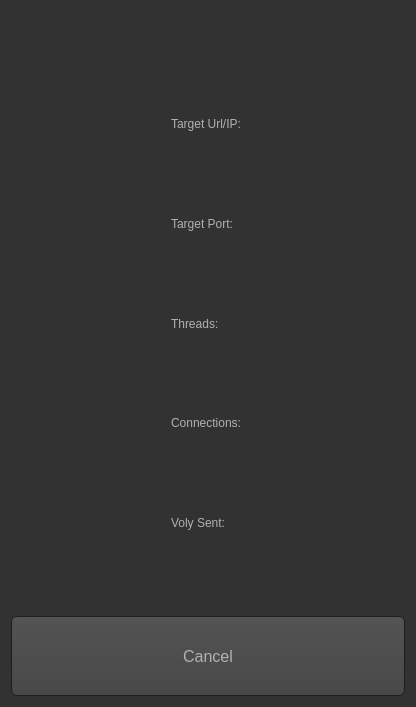
<?xml version="1.0" encoding="UTF-8"?>
<ui version="4.0">
 <class>Attack</class>
 <widget class="QDialog" name="Attack">
  <property name="geometry">
   <rect>
    <x>0</x>
    <y>0</y>
    <width>416</width>
    <height>707</height>
   </rect>
  </property>
  <property name="windowTitle">
   <string>Attack</string>
  </property>
  <property name="windowIcon">
   <iconset resource="res.qrc">
    <normaloff>:/kali.png</normaloff>:/kali.png</iconset>
  </property>
  <property name="styleSheet">
   <string notr="true">QToolTip
{
     border: 1px solid black;
     background-color: #ffa02f;
     padding: 1px;
     border-radius: 3px;
     opacity: 100;
}

QWidget
{
    color: #b1b1b1;
    background-color: #323232;
}

QWidget:item:hover
{
    background-color: QLinearGradient( x1: 0, y1: 0, x2: 0, y2: 1, stop: 0 #ffa02f, stop: 1 #ca0619);
    color: #000000;
}

QWidget:item:selected
{
    background-color: QLinearGradient( x1: 0, y1: 0, x2: 0, y2: 1, stop: 0 #ffa02f, stop: 1 #d7801a);
}

QMenuBar::item
{
    background: transparent;
}

QMenuBar::item:selected
{
    background: transparent;
    border: 1px solid #ffaa00;
}

QMenuBar::item:pressed
{
    background: #444;
    border: 1px solid #000;
    background-color: QLinearGradient(
        x1:0, y1:0,
        x2:0, y2:1,
        stop:1 #212121,
        stop:0.4 #343434/*,
        stop:0.2 #343434,
        stop:0.1 #ffaa00*/
    );
    margin-bottom:-1px;
    padding-bottom:1px;
}

QMenu
{
    border: 1px solid #000;
}

QMenu::item
{
    padding: 2px 20px 2px 20px;
}

QMenu::item:selected
{
    color: #000000;
}

QWidget:disabled
{
    color: #404040;
    background-color: #323232;
}

QAbstractItemView
{
    background-color: QLinearGradient( x1: 0, y1: 0, x2: 0, y2: 1, stop: 0 #4d4d4d, stop: 0.1 #646464, stop: 1 #5d5d5d);
}

QWidget:focus
{
    /*border: 2px solid QLinearGradient( x1: 0, y1: 0, x2: 0, y2: 1, stop: 0 #ffa02f, stop: 1 #d7801a);*/
}

QLineEdit
{
    background-color: QLinearGradient( x1: 0, y1: 0, x2: 0, y2: 1, stop: 0 #4d4d4d, stop: 0 #646464, stop: 1 #5d5d5d);
    padding: 1px;
    border-style: solid;
    border: 1px solid #1e1e1e;
    border-radius: 5;
}


QSpinBox
{
    background-color: QLinearGradient( x1: 0, y1: 0, x2: 0, y2: 1, stop: 0 #4d4d4d, stop: 0 #646464, stop: 1 #5d5d5d);
    padding: 1px;
    border-style: solid;
    border: 1px solid #1e1e1e;
    border-radius: 5;
}

QPushButton
{
    color: #b1b1b1;
    background-color: QLinearGradient( x1: 0, y1: 0, x2: 0, y2: 1, stop: 0 #565656, stop: 0.1 #525252, stop: 0.5 #4e4e4e, stop: 0.9 #4a4a4a, stop: 1 #464646);
    border-width: 1px;
    border-color: #1e1e1e;
    border-style: solid;
    border-radius: 6;
    padding: 3px;
    /*font-size: 12px;*/
    padding-left: 5px;
    padding-right: 5px;
}

QPushButton:pressed
{
    background-color: QLinearGradient( x1: 0, y1: 0, x2: 0, y2: 1, stop: 0 #2d2d2d, stop: 0.1 #2b2b2b, stop: 0.5 #292929, stop: 0.9 #282828, stop: 1 #252525);
}

QComboBox
{
    selection-background-color: #ffaa00;
    background-color: QLinearGradient( x1: 0, y1: 0, x2: 0, y2: 1, stop: 0 #565656, stop: 0.1 #525252, stop: 0.5 #4e4e4e, stop: 0.9 #4a4a4a, stop: 1 #464646);
    border-style: solid;
    border: 1px solid #1e1e1e;
    border-radius: 5;
}

QComboBox:hover,QPushButton:hover
{
    border: 2px solid QLinearGradient( x1: 0, y1: 0, x2: 0, y2: 1, stop: 0 #ffa02f, stop: 1 #d7801a);
}


QComboBox:on
{
    padding-top: 3px;
    padding-left: 4px;
    background-color: QLinearGradient( x1: 0, y1: 0, x2: 0, y2: 1, stop: 0 #2d2d2d, stop: 0.1 #2b2b2b, stop: 0.5 #292929, stop: 0.9 #282828, stop: 1 #252525);
    selection-background-color: #ffaa00;
}

QComboBox QAbstractItemView
{
    border: 2px solid darkgray;
    selection-background-color: QLinearGradient( x1: 0, y1: 0, x2: 0, y2: 1, stop: 0 #ffa02f, stop: 1 #d7801a);
}

QComboBox::drop-down
{
     subcontrol-origin: padding;
     subcontrol-position: top right;
     width: 15px;

     border-left-width: 0px;
     border-left-color: darkgray;
     border-left-style: solid; /* just a single line */
     border-top-right-radius: 3px; /* same radius as the QComboBox */
     border-bottom-right-radius: 3px;
 }

QComboBox::down-arrow
{
     image: url(:/down_arrow.png);
}

QGroupBox:focus
{
border: 2px solid QLinearGradient( x1: 0, y1: 0, x2: 0, y2: 1, stop: 0 #ffa02f, stop: 1 #d7801a);
}

QTextEdit:focus
{
    border: 2px solid QLinearGradient( x1: 0, y1: 0, x2: 0, y2: 1, stop: 0 #ffa02f, stop: 1 #d7801a);
}

QScrollBar:horizontal {
     border: 1px solid #222222;
     background: QLinearGradient( x1: 0, y1: 0, x2: 0, y2: 1, stop: 0.0 #121212, stop: 0.2 #282828, stop: 1 #484848);
     height: 7px;
     margin: 0px 16px 0 16px;
}

QScrollBar::handle:horizontal
{
      background: QLinearGradient( x1: 0, y1: 0, x2: 1, y2: 0, stop: 0 #ffa02f, stop: 0.5 #d7801a, stop: 1 #ffa02f);
      min-height: 20px;
      border-radius: 2px;
}

QScrollBar::add-line:horizontal {
      border: 1px solid #1b1b19;
      border-radius: 2px;
      background: QLinearGradient( x1: 0, y1: 0, x2: 1, y2: 0, stop: 0 #ffa02f, stop: 1 #d7801a);
      width: 14px;
      subcontrol-position: right;
      subcontrol-origin: margin;
}

QScrollBar::sub-line:horizontal {
      border: 1px solid #1b1b19;
      border-radius: 2px;
      background: QLinearGradient( x1: 0, y1: 0, x2: 1, y2: 0, stop: 0 #ffa02f, stop: 1 #d7801a);
      width: 14px;
     subcontrol-position: left;
     subcontrol-origin: margin;
}

QScrollBar::right-arrow:horizontal, QScrollBar::left-arrow:horizontal
{
      border: 1px solid black;
      width: 1px;
      height: 1px;
      background: white;
}

QScrollBar::add-page:horizontal, QScrollBar::sub-page:horizontal
{
      background: none;
}

QScrollBar:vertical
{
      background: QLinearGradient( x1: 0, y1: 0, x2: 1, y2: 0, stop: 0.0 #121212, stop: 0.2 #282828, stop: 1 #484848);
      width: 7px;
      margin: 16px 0 16px 0;
      border: 1px solid #222222;
}

QScrollBar::handle:vertical
{
      background: QLinearGradient( x1: 0, y1: 0, x2: 0, y2: 1, stop: 0 #ffa02f, stop: 0.5 #d7801a, stop: 1 #ffa02f);
      min-height: 20px;
      border-radius: 2px;
}

QScrollBar::add-line:vertical
{
      border: 1px solid #1b1b19;
      border-radius: 2px;
      background: QLinearGradient( x1: 0, y1: 0, x2: 0, y2: 1, stop: 0 #ffa02f, stop: 1 #d7801a);
      height: 14px;
      subcontrol-position: bottom;
      subcontrol-origin: margin;
}

QScrollBar::sub-line:vertical
{
      border: 1px solid #1b1b19;
      border-radius: 2px;
      background: QLinearGradient( x1: 0, y1: 0, x2: 0, y2: 1, stop: 0 #d7801a, stop: 1 #ffa02f);
      height: 14px;
      subcontrol-position: top;
      subcontrol-origin: margin;
}

QScrollBar::up-arrow:vertical, QScrollBar::down-arrow:vertical
{
      border: 1px solid black;
      width: 1px;
      height: 1px;
      background: white;
}


QScrollBar::add-page:vertical, QScrollBar::sub-page:vertical
{
      background: none;
}

QTextEdit
{
    background-color: #242424;
}

QPlainTextEdit
{
    background-color: #242424;
}

QHeaderView::section
{
    background-color: QLinearGradient(x1:0, y1:0, x2:0, y2:1, stop:0 #616161, stop: 0.5 #505050, stop: 0.6 #434343, stop:1 #656565);
    color: white;
    padding-left: 4px;
    border: 1px solid #6c6c6c;
}

QCheckBox:disabled
{
color: #414141;
}

QDockWidget::title
{
    text-align: center;
    spacing: 3px; /* spacing between items in the tool bar */
    background-color: QLinearGradient(x1:0, y1:0, x2:0, y2:1, stop:0 #323232, stop: 0.5 #242424, stop:1 #323232);
}

QDockWidget::close-button, QDockWidget::float-button
{
    text-align: center;
    spacing: 1px; /* spacing between items in the tool bar */
    background-color: QLinearGradient(x1:0, y1:0, x2:0, y2:1, stop:0 #323232, stop: 0.5 #242424, stop:1 #323232);
}

QDockWidget::close-button:hover, QDockWidget::float-button:hover
{
    background: #242424;
}

QDockWidget::close-button:pressed, QDockWidget::float-button:pressed
{
    padding: 1px -1px -1px 1px;
}

QMainWindow::separator
{
    background-color: QLinearGradient(x1:0, y1:0, x2:0, y2:1, stop:0 #161616, stop: 0.5 #151515, stop: 0.6 #212121, stop:1 #343434);
    color: white;
    padding-left: 4px;
    border: 1px solid #4c4c4c;
    spacing: 3px; /* spacing between items in the tool bar */
}

QMainWindow::separator:hover
{

    background-color: QLinearGradient(x1:0, y1:0, x2:0, y2:1, stop:0 #d7801a, stop:0.5 #b56c17 stop:1 #ffa02f);
    color: white;
    padding-left: 4px;
    border: 1px solid #6c6c6c;
    spacing: 3px; /* spacing between items in the tool bar */
}

QToolBar::handle
{
     spacing: 3px; /* spacing between items in the tool bar */
     background: url(:/images/handle.png);
}

QMenu::separator
{
    height: 2px;
    background-color: QLinearGradient(x1:0, y1:0, x2:0, y2:1, stop:0 #161616, stop: 0.5 #151515, stop: 0.6 #212121, stop:1 #343434);
    color: white;
    padding-left: 4px;
    margin-left: 10px;
    margin-right: 5px;
}

QProgressBar
{
    border: 2px solid grey;
    border-radius: 5px;
    text-align: center;
}

QProgressBar::chunk
{
    background-color: #d7801a;
    width: 2.15px;
    margin: 0.5px;
}

QTabBar::tab {
    color: #b1b1b1;
    border: 1px solid #444;
    border-bottom-style: none;
    background-color: #323232;
    padding-left: 10px;
    padding-right: 10px;
    padding-top: 3px;
    padding-bottom: 2px;
    margin-right: -1px;
}

QTabWidget::pane {
    border: 1px solid #444;
    top: 1px;
}

QTabBar::tab:last
{
    margin-right: 0; /* the last selected tab has nothing to overlap with on the right */
    border-top-right-radius: 3px;
}

QTabBar::tab:first:!selected
{
 margin-left: 0px; /* the last selected tab has nothing to overlap with on the right */


    border-top-left-radius: 3px;
}

QTabBar::tab:!selected
{
    color: #b1b1b1;
    border-bottom-style: solid;
    margin-top: 3px;
    background-color: QLinearGradient(x1:0, y1:0, x2:0, y2:1, stop:1 #212121, stop:.4 #343434);
}

QTabBar::tab:selected
{
    border-top-left-radius: 3px;
    border-top-right-radius: 3px;
    margin-bottom: 0px;
}

QTabBar::tab:!selected:hover
{
    /*border-top: 2px solid #ffaa00;
    padding-bottom: 3px;*/
    border-top-left-radius: 3px;
    border-top-right-radius: 3px;
    background-color: QLinearGradient(x1:0, y1:0, x2:0, y2:1, stop:1 #212121, stop:0.4 #343434, stop:0.2 #343434, stop:0.1 #ffaa00);
}

QRadioButton::indicator:checked, QRadioButton::indicator:unchecked{
    color: #b1b1b1;
    background-color: #323232;
    border: 1px solid #b1b1b1;
    border-radius: 6px;
}

QRadioButton::indicator:checked
{
    background-color: qradialgradient(
        cx: 0.5, cy: 0.5,
        fx: 0.5, fy: 0.5,
        radius: 1.0,
        stop: 0.25 #ffaa00,
        stop: 0.3 #323232
    );
}

QCheckBox::indicator{
    color: #b1b1b1;
    background-color: #323232;
    border: 1px solid #b1b1b1;
    width: 9px;
    height: 9px;
}

QRadioButton::indicator
{
    border-radius: 6px;
}

QRadioButton::indicator:hover, QCheckBox::indicator:hover
{
    border: 1px solid #ffaa00;
}

QCheckBox::indicator:checked
{
    image:url(:/images/checkbox.png);
}

QCheckBox::indicator:disabled, QRadioButton::indicator:disabled
{
    border: 1px solid #444;
}</string>
  </property>
  <property name="modal">
   <bool>true</bool>
  </property>
  <layout class="QGridLayout" name="gridLayout">
   <item row="0" column="7">
    <spacer name="horizontalSpacer_2">
     <property name="orientation">
      <enum>Qt::Horizontal</enum>
     </property>
     <property name="sizeHint" stdset="0">
      <size>
       <width>40</width>
       <height>20</height>
      </size>
     </property>
    </spacer>
   </item>
   <item row="8" column="3" colspan="2">
    <widget class="QLabel" name="label_4">
     <property name="text">
      <string>Connections: </string>
     </property>
    </widget>
   </item>
   <item row="0" column="4">
    <widget class="QLabel" name="label_11">
     <property name="sizePolicy">
      <sizepolicy hsizetype="Fixed" vsizetype="Fixed">
       <horstretch>0</horstretch>
       <verstretch>0</verstretch>
      </sizepolicy>
     </property>
     <property name="maximumSize">
      <size>
       <width>500</width>
       <height>500</height>
      </size>
     </property>
     <property name="text">
      <string/>
     </property>
     <property name="pixmap">
      <pixmap resource="res.qrc">:/kali.png</pixmap>
     </property>
     <property name="scaledContents">
      <bool>true</bool>
     </property>
    </widget>
   </item>
   <item row="11" column="3">
    <spacer name="verticalSpacer_3">
     <property name="orientation">
      <enum>Qt::Vertical</enum>
     </property>
     <property name="sizeHint" stdset="0">
      <size>
       <width>20</width>
       <height>40</height>
      </size>
     </property>
    </spacer>
   </item>
   <item row="2" column="5" colspan="3">
    <widget class="QLabel" name="label_6">
     <property name="text">
      <string/>
     </property>
    </widget>
   </item>
   <item row="10" column="3" colspan="2">
    <widget class="QLabel" name="label_5">
     <property name="text">
      <string>Voly Sent: </string>
     </property>
    </widget>
   </item>
   <item row="5" column="3">
    <spacer name="verticalSpacer_5">
     <property name="orientation">
      <enum>Qt::Vertical</enum>
     </property>
     <property name="sizeHint" stdset="0">
      <size>
       <width>20</width>
       <height>40</height>
      </size>
     </property>
    </spacer>
   </item>
   <item row="9" column="3">
    <spacer name="verticalSpacer_2">
     <property name="orientation">
      <enum>Qt::Vertical</enum>
     </property>
     <property name="sizeHint" stdset="0">
      <size>
       <width>20</width>
       <height>40</height>
      </size>
     </property>
    </spacer>
   </item>
   <item row="7" column="3">
    <spacer name="verticalSpacer_4">
     <property name="orientation">
      <enum>Qt::Vertical</enum>
     </property>
     <property name="sizeHint" stdset="0">
      <size>
       <width>20</width>
       <height>40</height>
      </size>
     </property>
    </spacer>
   </item>
   <item row="4" column="5" colspan="3">
    <widget class="QLabel" name="label_7">
     <property name="text">
      <string/>
     </property>
    </widget>
   </item>
   <item row="8" column="5" colspan="3">
    <widget class="QLabel" name="label_9">
     <property name="text">
      <string/>
     </property>
    </widget>
   </item>
   <item row="0" column="0" colspan="4">
    <spacer name="horizontalSpacer">
     <property name="orientation">
      <enum>Qt::Horizontal</enum>
     </property>
     <property name="sizeHint" stdset="0">
      <size>
       <width>40</width>
       <height>20</height>
      </size>
     </property>
    </spacer>
   </item>
   <item row="1" column="4">
    <spacer name="verticalSpacer">
     <property name="orientation">
      <enum>Qt::Vertical</enum>
     </property>
     <property name="sizeHint" stdset="0">
      <size>
       <width>20</width>
       <height>40</height>
      </size>
     </property>
    </spacer>
   </item>
   <item row="3" column="3">
    <spacer name="verticalSpacer_6">
     <property name="orientation">
      <enum>Qt::Vertical</enum>
     </property>
     <property name="sizeHint" stdset="0">
      <size>
       <width>20</width>
       <height>40</height>
      </size>
     </property>
    </spacer>
   </item>
   <item row="4" column="3" colspan="2">
    <widget class="QLabel" name="label_2">
     <property name="text">
      <string>Target Port: </string>
     </property>
    </widget>
   </item>
   <item row="12" column="0" colspan="8">
    <widget class="QPushButton" name="pushButton">
     <property name="sizePolicy">
      <sizepolicy hsizetype="Expanding" vsizetype="Expanding">
       <horstretch>0</horstretch>
       <verstretch>0</verstretch>
      </sizepolicy>
     </property>
     <property name="font">
      <font>
       <pointsize>12</pointsize>
      </font>
     </property>
     <property name="text">
      <string>Cancel</string>
     </property>
    </widget>
   </item>
   <item row="10" column="5" colspan="3">
    <widget class="QLabel" name="label_10">
     <property name="text">
      <string/>
     </property>
    </widget>
   </item>
   <item row="6" column="5" colspan="3">
    <widget class="QLabel" name="label_8">
     <property name="text">
      <string/>
     </property>
    </widget>
   </item>
   <item row="2" column="3" colspan="2">
    <widget class="QLabel" name="label">
     <property name="text">
      <string>Target Url/IP: </string>
     </property>
    </widget>
   </item>
   <item row="6" column="3" colspan="2">
    <widget class="QLabel" name="label_3">
     <property name="text">
      <string>Threads: </string>
     </property>
    </widget>
   </item>
   <item row="5" column="2">
    <spacer name="horizontalSpacer_8">
     <property name="orientation">
      <enum>Qt::Horizontal</enum>
     </property>
     <property name="sizeHint" stdset="0">
      <size>
       <width>40</width>
       <height>20</height>
      </size>
     </property>
    </spacer>
   </item>
  </layout>
 </widget>
 <resources>
  <include location="res.qrc"/>
 </resources>
 <connections/>
</ui>
